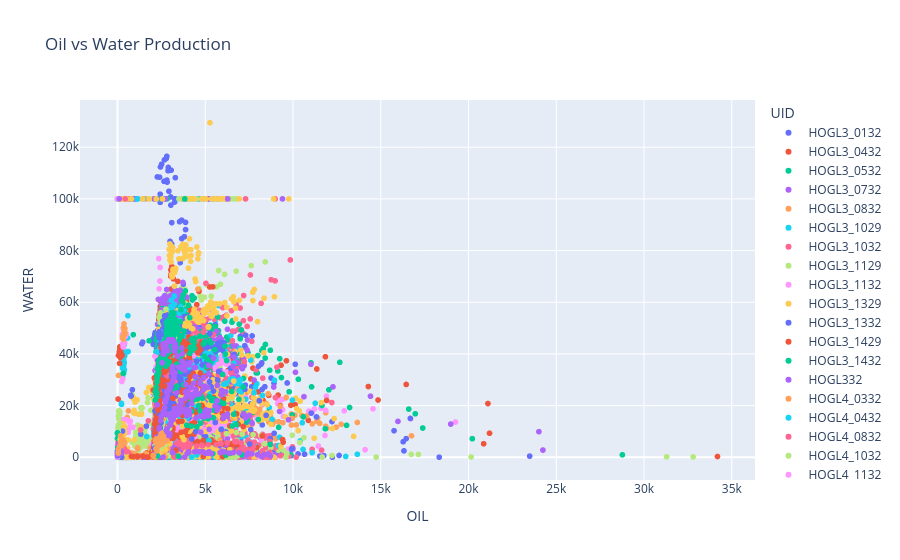

Notebook source saved alongside this figure:
### Code cell
fig3 = px.scatter(
    data,
    x='OIL',
    y='WATER',
    color='UID',
    title='Oil vs Water Production'
)

fig3.show()

# Save image
fig3.write_image("../images/oil_vs_water.png")
![Gas Production](images/gas_production.png)
